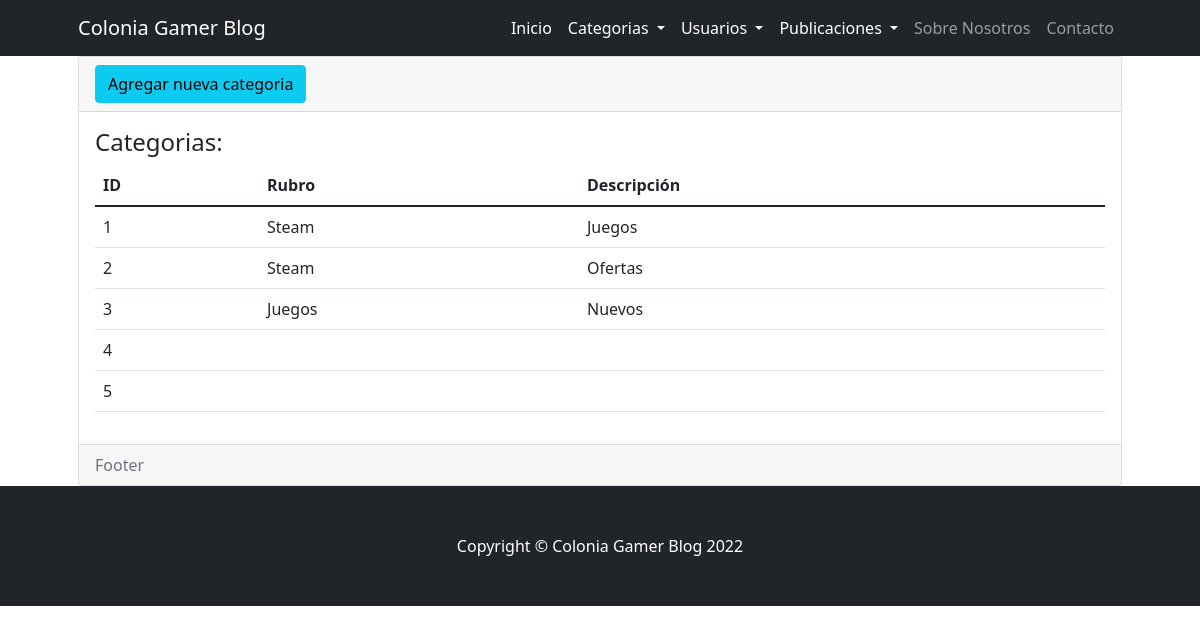
Before: /categorias with the older database file.
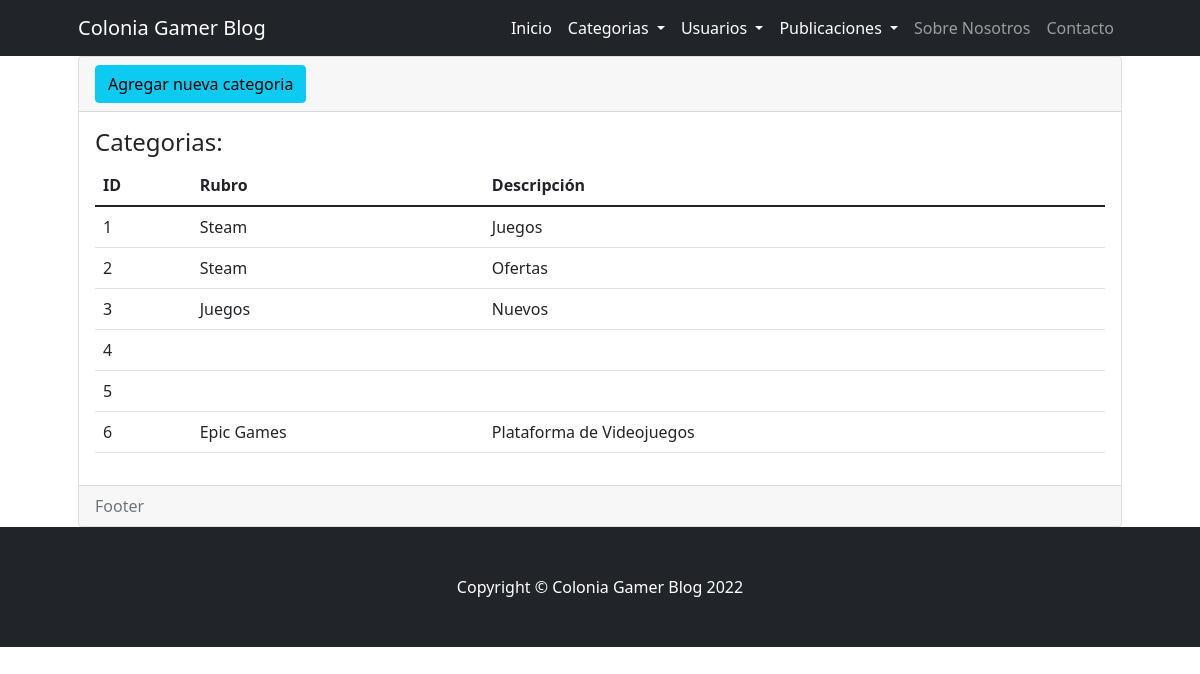
After: the same page with the newer database file.
### BlogApp/models.py (models this page shows)
class Categorias(models.Model):
  Rubro = models.CharField(max_length=50)
  Descripcion = models.CharField(max_length=200)

### BlogApp/views.py (the view)
# urls.py: path("categorias", views.categorias, name="categorias"),
def categorias(request):
  cat = Categorias.objects.all()
  return render(request,"BlogApp/categorias.html",{"Categorias": cat})

### BlogApp/templates/BlogApp/categorias.html (shortened to what this page needs)
{% extends "BlogApp/base.html" %}
{% block contenido %}
<div class="container px-5">
<div class="card">
  <div class="card-header">
    <td> <a name="" id="" class="btn btn-info" href="crear_categoria" role="button">Agregar nueva categoria</a>
  </div>
  <div class="card-body">
    <h4 class="card-title">Categorias:</h4>
    <table class="table">
      <thead>
        <tr>
          <th>ID</th>
          <th>Rubro</th>
          <th>Descripción</th>
        </tr>
      </thead>
      <tbody>
        {% for categoria in Categorias %}
        <tr>
          <td>{{categoria.id}}</td>
          <td>{{categoria.Rubro}}</td>
          <td>{{categoria.Descripcion}}</td>
        </tr>
        {% endfor %}
      </tbody>
    </table>
  </div>
  <div class="card-footer text-muted">
    Footer
  </div>
</div>
</div>
{% endblock %}

### BlogApp/templates/BlogApp/base.html (shortened to what this page needs)
{% load static %}
<!DOCTYPE html>
<html lang="es-la">
    <head>
        <link href="static\css\styles.css" rel="stylesheet" />
    </head>
    <body>
        <nav class="navbar navbar-expand-lg navbar-dark bg-dark">
            <div class="container px-5">
                <a class="navbar-brand" href="inicio">Colonia Gamer Blog</a>
                <div class="collapse navbar-collapse" id="navbarSupportedContent">
                    <ul class="navbar-nav ms-auto mb-2 mb-lg-0">
                        <li class="nav-item"><a class="nav-link active" aria-current="page" href="inicio">Inicio</a></li>
                        <li class="nav-item dropdown">
                          <a class="nav-link dropdown-toggle active" href="categorias" id="navbarDropdown" role="button" data-bs-toggle="dropdown" aria-expanded="false">
                            Categorias
                          </a>
                        </li>
                        <li class="nav-item dropdown">
                          <a class="nav-link dropdown-toggle active" href="categorias" id="navbarDropdown" role="button" data-bs-toggle="dropdown" aria-expanded="false">
                            Usuarios
                          </a>
                        </li>
                        <li class="nav-item dropdown">
                          <a class="nav-link dropdown-toggle active" href="categorias" id="navbarDropdown" role="button" data-bs-toggle="dropdown" aria-expanded="false">
                            Publicaciones
                          </a>
                        </li>
                        <li class="nav-item"><a class="nav-link" href="nosotros">Sobre Nosotros</a></li>
                        <li class="nav-item"><a class="nav-link" href="contacto">Contacto</a></li>
                    </ul>
                </div>
            </div>
        </nav>
          {% block contenido %}
          {% endblock %}
        <footer class="py-5 bg-dark">
            <div class="container px-4 px-lg-5"><p class="m-0 text-center text-white">Copyright &copy; Colonia Gamer Blog 2022</p></div>
        </footer>
    </body>
</html>

Changed rows visible on the page:
added Categorias: id "6", Rubro "Epic Games", Descripcion "Plataforma de Videojuegos"
